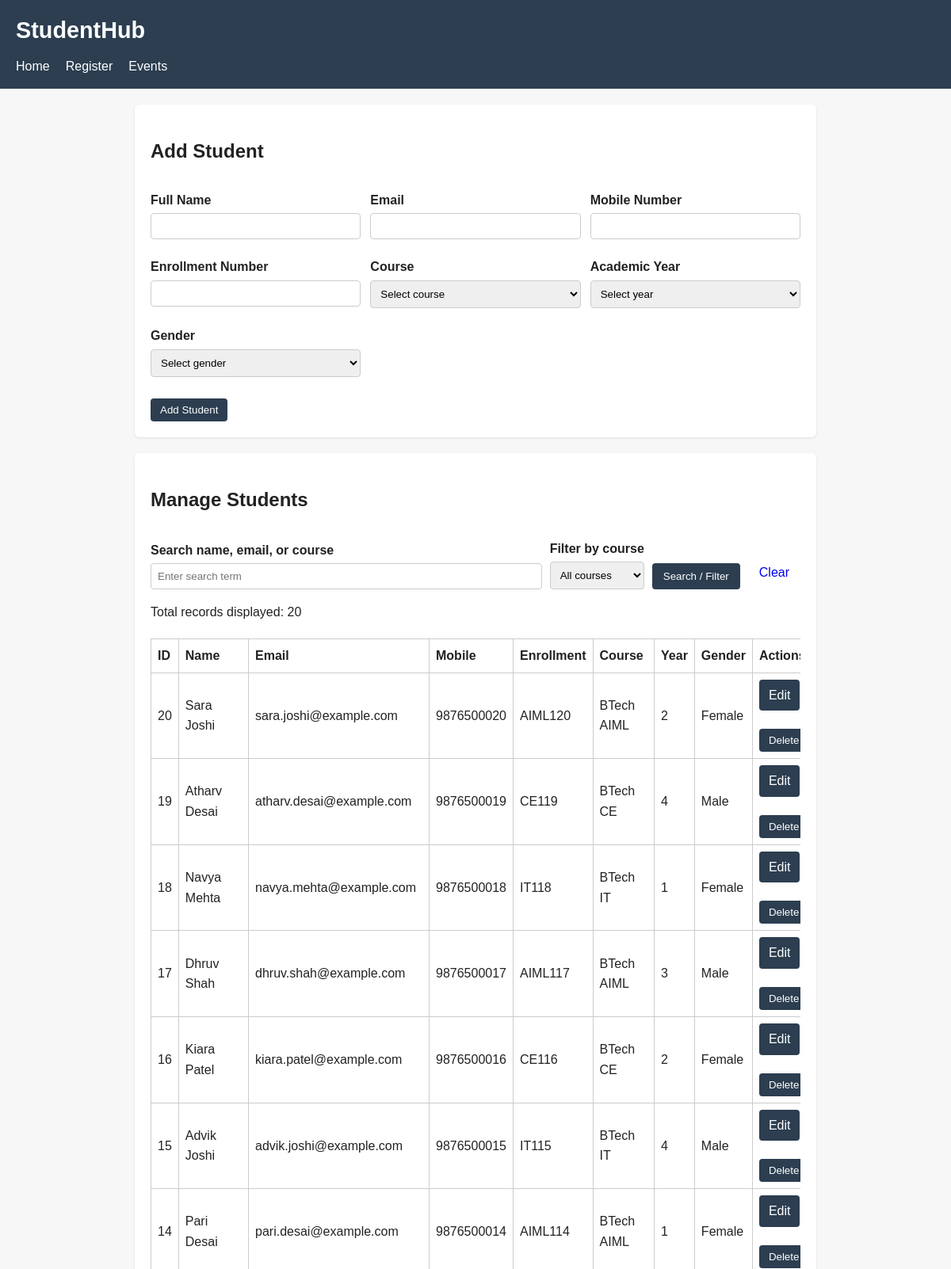
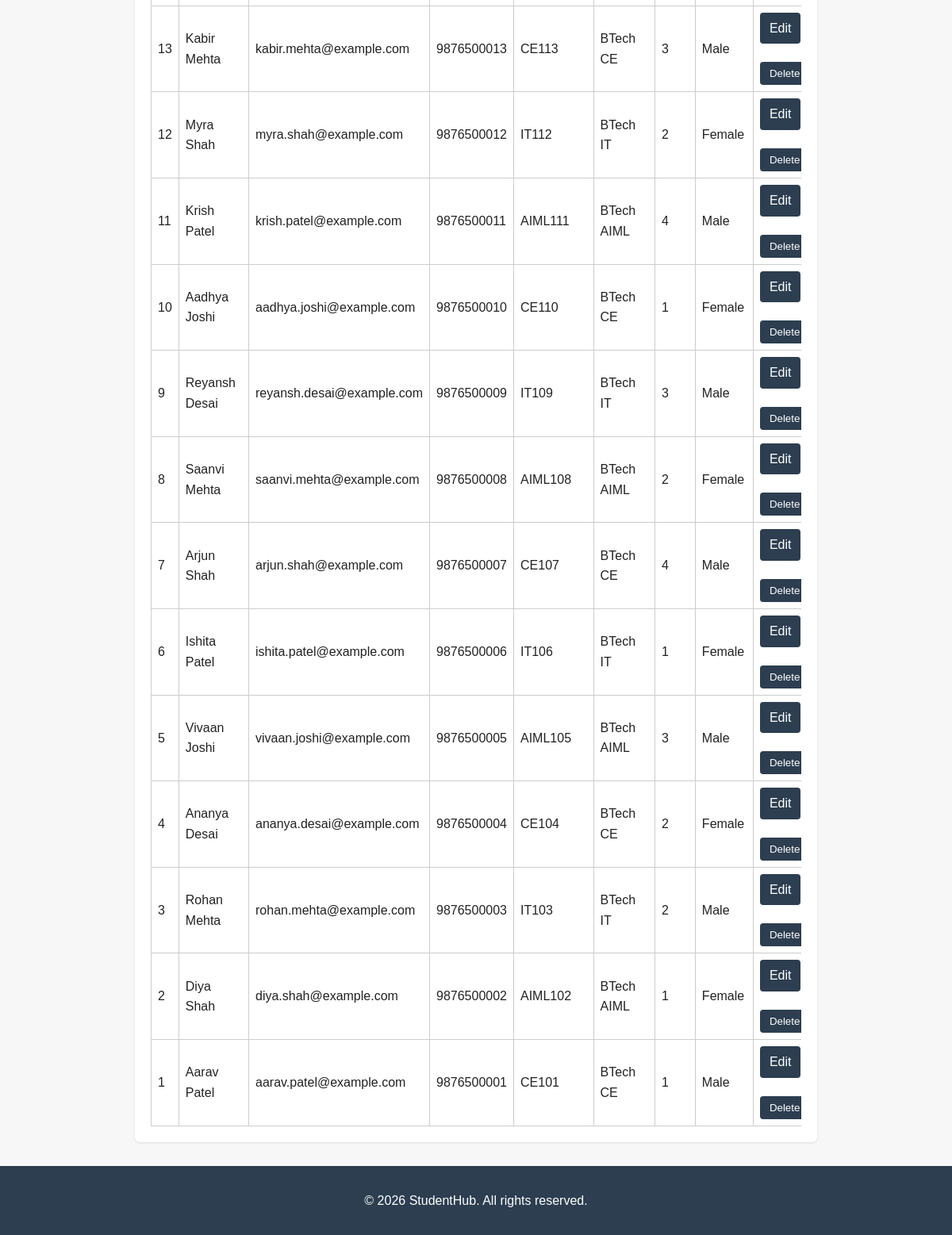
Page /students.php on the committed database (2 pictures, top to bottom).
### tables this page shows
CREATE TABLE IF NOT EXISTS students (
    student_id INT AUTO_INCREMENT PRIMARY KEY,
    fullname VARCHAR(100) NOT NULL,
    email VARCHAR(150) NOT NULL UNIQUE,
    mobile VARCHAR(10) NOT NULL,
    enrollment VARCHAR(30) NOT NULL UNIQUE,
    course VARCHAR(100) NOT NULL,
    year TINYINT UNSIGNED NOT NULL,
    gender VARCHAR(30) NOT NULL,
    created_at TIMESTAMP DEFAULT CURRENT_TIMESTAMP,
    CHECK (year BETWEEN 1 AND 4)
);

### students.php (the view, shortened to what this page needs)
<?php
$conn = null;
function e($value) {
    return htmlspecialchars((string)$value, ENT_QUOTES, "UTF-8");
}
try {
    $conn = new mysqli("localhost", "root", "", "studenthub_db");
    $conn->set_charset("utf8mb4");
    $search = trim($_GET["search"] ?? "");
    $sql = "SELECT student_id, fullname, email, mobile,
                   enrollment, course, year, gender
            FROM students
            WHERE (
                fullname LIKE ?
                OR email LIKE ?
                OR course LIKE ?
            )";
    $searchTerm = "%" . $search . "%";
    $params = [$searchTerm, $searchTerm, $searchTerm];
    $types = "sss";
    $sql .= " ORDER BY student_id DESC";
    $stmt = $conn->prepare($sql);
    $stmt->bind_param($types, ...$params);
    $stmt->execute();
    $result = $stmt->get_result();
    $students = $result->fetch_all(MYSQLI_ASSOC);
    $courseResult = $conn->query(
        "SELECT DISTINCT course FROM students ORDER BY course"
    );
    $courses = $courseResult->fetch_all(MYSQLI_ASSOC);
} catch (mysqli_sql_exception $ex) {
    error_log("Student management error: " . $ex->getMessage());
    http_response_code(500);
    $message = "A database error occurred. Please check your database configuration.";
    $messageType = "error";
    $students = $students ?? [];
    $courses = $courses ?? [];
} finally {
    if ($conn instanceof mysqli) {
        $conn->close();
    }
}
$editStudent = null;
?>
<!DOCTYPE html>
<html lang="en">
<head>
    <link rel="stylesheet" href="style.css">
</head>
<body>
<header>
    <h1>StudentHub</h1>
    <nav aria-label="Main navigation">
        <ul>
            <li><a href="index.html">Home</a></li>
            <li><a href="register.html">Register</a></li>
            <li><a href="events.html">Events</a></li>
        </ul>
    </nav>
</header>
<main>
    <section>
        <h2><?= $editStudent ? "Edit Student" : "Add Student" ?></h2>
        <form action="students.php" method="POST" class="crud-form">
            <div>
                <label for="fullname">Full Name</label>
                <input id="fullname" name="fullname" required
                       value="<?= e($editStudent["fullname"] ?? "") ?>">
            </div>
            <div>
                <label for="email">Email</label>
                <input id="email" name="email" type="email" required
                       value="<?= e($editStudent["email"] ?? "") ?>">
            </div>
            <div>
                <label for="mobile">Mobile Number</label>
                <input id="mobile" name="mobile" type="tel"
                       maxlength="10" required
                       value="<?= e($editStudent["mobile"] ?? "") ?>">
            </div>
            <div>
                <label for="enrollment">Enrollment Number</label>
                <input id="enrollment" name="enrollment" required
                       value="<?= e($editStudent["enrollment"] ?? "") ?>">
            </div>
            <div>
                <label for="course">Course</label>
                <select id="course" name="course" required>
                    <option value="">Select course</option>
                </select>
            </div>
            <div>
                <label for="year">Academic Year</label>
                <select id="year" name="year" required>
                    <option value="">Select year</option>
                </select>
            </div>
            <div>
                <label for="gender">Gender</label>
                <select id="gender" name="gender" required>
                    <option value="">Select gender</option>
                </select>
            </div>
            <div class="full-width crud-actions">
                <button type="submit">
                    <?= $editStudent ? "Update Student" : "Add Student" ?>
                </button>
            </div>
        </form>
    </section>
    <section>
        <h2>Manage Students</h2>
        <form action="students.php" method="GET" class="crud-search">
            <div class="search-field">
                <label for="search">Search name, email, or course</label>
                <input type="search" id="search" name="search"
                       value="<?= e($search ?? "") ?>"
                       placeholder="Enter search term">
            </div>
            <div>
                <label for="courseFilter">Filter by course</label>
                <select id="courseFilter" name="course">
                    <option value="">All courses</option>
                </select>
            </div>
            <button type="submit">Search / Filter</button>
            <a href="students.php">Clear</a>
        </form>
        <p>Total records displayed: <?= count($students ?? []) ?></p>
        <div class="table-container">
            <table>
                <thead>
                    <tr>
                        <th>ID</th>
                        <th>Name</th>
                        <th>Email</th>
                        <th>Mobile</th>
                        <th>Enrollment</th>
                        <th>Course</th>
                        <th>Year</th>
                        <th>Gender</th>
                        <th>Actions</th>
                    </tr>
                </thead>
                <tbody>
                <?php if (empty($students)): ?>
                    <tr>
                        <td colspan="9">No student records found.</td>
                    </tr>
                <?php else: ?>
                    <?php foreach ($students as $student): ?>
                        <tr>
                            <td><?= (int)$student["student_id"] ?></td>
                            <td><?= e($student["fullname"]) ?></td>
                            <td><?= e($student["email"]) ?></td>
                            <td><?= e($student["mobile"]) ?></td>
                            <td><?= e($student["enrollment"]) ?></td>
                            <td><?= e($student["course"]) ?></td>
                            <td><?= (int)$student["year"] ?></td>
                            <td><?= e($student["gender"]) ?></td>
                            <td>
                                <div class="crud-actions">
                                    <a href="students.php?edit=<?= (int)$student["student_id"] ?>">
                                        Edit
                                    </a>
                                    <form action="students.php" method="POST"
                                          onsubmit="return confirm('Are you sure you want to delete this student?');">
                                        <button type="submit">Delete</button>
                                    </form>
                                </div>
                            </td>
                        </tr>
                    <?php endforeach; ?>
                <?php endif; ?>
                </tbody>
            </table>
        </div>
    </section>
</main>
<footer>
    <p>&copy; 2026 StudentHub. All rights reserved.</p>
</footer>
</body>
</html>

### style.css (style rules this page uses)
* { box-sizing: border-box; }
body { font-family: Arial, Helvetica, sans-serif; margin: 0; padding: 0; line-height: 1.6; color: #222; background-color: #f7f7f7; }
header { background-color: #2c3e50; color: #fff; padding: 15px 20px; }
header h1 { margin: 0 0 10px 0; font-size: 1.5rem; }
nav ul { list-style: none; display: flex; flex-wrap: wrap; gap: 15px; margin: 0; padding: 0; }
nav a { color: #fff; text-decoration: none; }
main { max-width: 900px; margin: 20px auto; padding: 0 20px; }
section { background: #fff; padding: 20px; margin-bottom: 20px; border-radius: 6px; box-shadow: 0 1px 3px rgba(0,0,0,0.1); }
form label { display: block; margin-top: 10px; font-weight: bold; }
form input, form textarea, form select { width: 100%; padding: 8px; margin-top: 4px; border: 1px solid #ccc; border-radius: 4px; }
form button { margin-top: 15px; padding: 10px 20px; background-color: #2c3e50; color: #fff; border: none; border-radius: 4px; cursor: pointer; }
table { width: 100%; border-collapse: collapse; }
table th, table td { border: 1px solid #ccc; padding: 8px; text-align: left; }
footer { background-color: #2c3e50; color: #fff; text-align: center; padding: 15px; margin-top: 30px; }
table { display: block; max-width: 100%; overflow-x: auto; }
@media (min-width: 600px) { main { padding: 0 25px; } }
@media (min-width: 600px) { header h1 { font-size: 1.8rem; } }
@media (min-width: 900px) { main { max-width: 1100px; } }
@media (min-width: 900px) { nav ul { gap: 20px; } }
button { cursor: pointer; }
main { width: 100%; max-width: 900px; margin: 20px auto; padding: 0 20px; }
main > section { width: 100%; margin-left: 0; }
.table-container { width: 100%; overflow-x: auto; margin-top: 20px; }

### students.php (style rules this page uses)
.crud-form { display: grid; grid-template-columns: repeat(auto-fit, minmax(220px, 1fr)); gap: 12px; }
.crud-form .full-width { grid-column: 1 / -1; }
.crud-actions { display: flex; flex-wrap: wrap; gap: 8px; align-items: center; }
.crud-actions form { margin: 0; }
.crud-actions button, .crud-actions a { display: inline-block; padding: 7px 12px; border: none; border-radius: 4px; background: #2c3e50; color: white; text-decoration: none; cursor: pointer; }
.crud-search { display: flex; flex-wrap: wrap; gap: 10px; align-items: end; }
.crud-search .search-field { flex: 1; min-width: 180px; }
.crud-search button, .crud-search a { padding: 9px 14px; text-decoration: none; }
.table-container { overflow-x: auto; }
.table-container table { min-width: 850px; }

### rows in the picture
students: student_id "20", fullname "Sara Joshi", email "sara.joshi@example.com", mobile "9876500020", enrollment "AIML120", course "BTech AIML", year "2", gender "Female"
students: student_id "19", fullname "Atharv Desai", email "atharv.desai@example.com", mobile "9876500019", enrollment "CE119", course "BTech CE", year "4", gender "Male"
students: student_id "18", fullname "Navya Mehta", email "navya.mehta@example.com", mobile "9876500018", enrollment "IT118", course "BTech IT", year "1", gender "Female"
students: student_id "17", fullname "Dhruv Shah", email "dhruv.shah@example.com", mobile "9876500017", enrollment "AIML117", course "BTech AIML", year "3", gender "Male"
students: student_id "16", fullname "Kiara Patel", email "kiara.patel@example.com", mobile "9876500016", enrollment "CE116", course "BTech CE", year "2", gender "Female"
students: student_id "15", fullname "Advik Joshi", email "advik.joshi@example.com", mobile "9876500015", enrollment "IT115", course "BTech IT", year "4", gender "Male"
students: student_id "14", fullname "Pari Desai", email "pari.desai@example.com", mobile "9876500014", enrollment "AIML114", course "BTech AIML", year "1", gender "Female"
students: student_id "13", fullname "Kabir Mehta", email "kabir.mehta@example.com", mobile "9876500013", enrollment "CE113", course "BTech CE", year "3", gender "Male"
students: student_id "12", fullname "Myra Shah", email "myra.shah@example.com", mobile "9876500012", enrollment "IT112", course "BTech IT", year "2", gender "Female"
students: student_id "11", fullname "Krish Patel", email "krish.patel@example.com", mobile "9876500011", enrollment "AIML111", course "BTech AIML", year "4", gender "Male"
students: student_id "10", fullname "Aadhya Joshi", email "aadhya.joshi@example.com", mobile "9876500010", enrollment "CE110", course "BTech CE", year "1", gender "Female"
students: student_id "9", fullname "Reyansh Desai", email "reyansh.desai@example.com", mobile "9876500009", enrollment "IT109", course "BTech IT", year "3", gender "Male"
students: student_id "8", fullname "Saanvi Mehta", email "saanvi.mehta@example.com", mobile "9876500008", enrollment "AIML108", course "BTech AIML", year "2", gender "Female"
students: student_id "7", fullname "Arjun Shah", email "arjun.shah@example.com", mobile "9876500007", enrollment "CE107", course "BTech CE", year "4", gender "Male"
students: student_id "6", fullname "Ishita Patel", email "ishita.patel@example.com", mobile "9876500006", enrollment "IT106", course "BTech IT", year "1", gender "Female"
students: student_id "5", fullname "Vivaan Joshi", email "vivaan.joshi@example.com", mobile "9876500005", enrollment "AIML105", course "BTech AIML", year "3", gender "Male"
students: student_id "4", fullname "Ananya Desai", email "ananya.desai@example.com", mobile "9876500004", enrollment "CE104", course "BTech CE", year "2", gender "Female"
students: student_id "3", fullname "Rohan Mehta", email "rohan.mehta@example.com", mobile "9876500003", enrollment "IT103", course "BTech IT", year "2", gender "Male"
students: student_id "2", fullname "Diya Shah", email "diya.shah@example.com", mobile "9876500002", enrollment "AIML102", course "BTech AIML", year "1", gender "Female"
students: student_id "1", fullname "Aarav Patel", email "aarav.patel@example.com", mobile "9876500001", enrollment "CE101", course "BTech CE", year "1", gender "Male"

### other values in the picture
count($students ?? []) "20"
